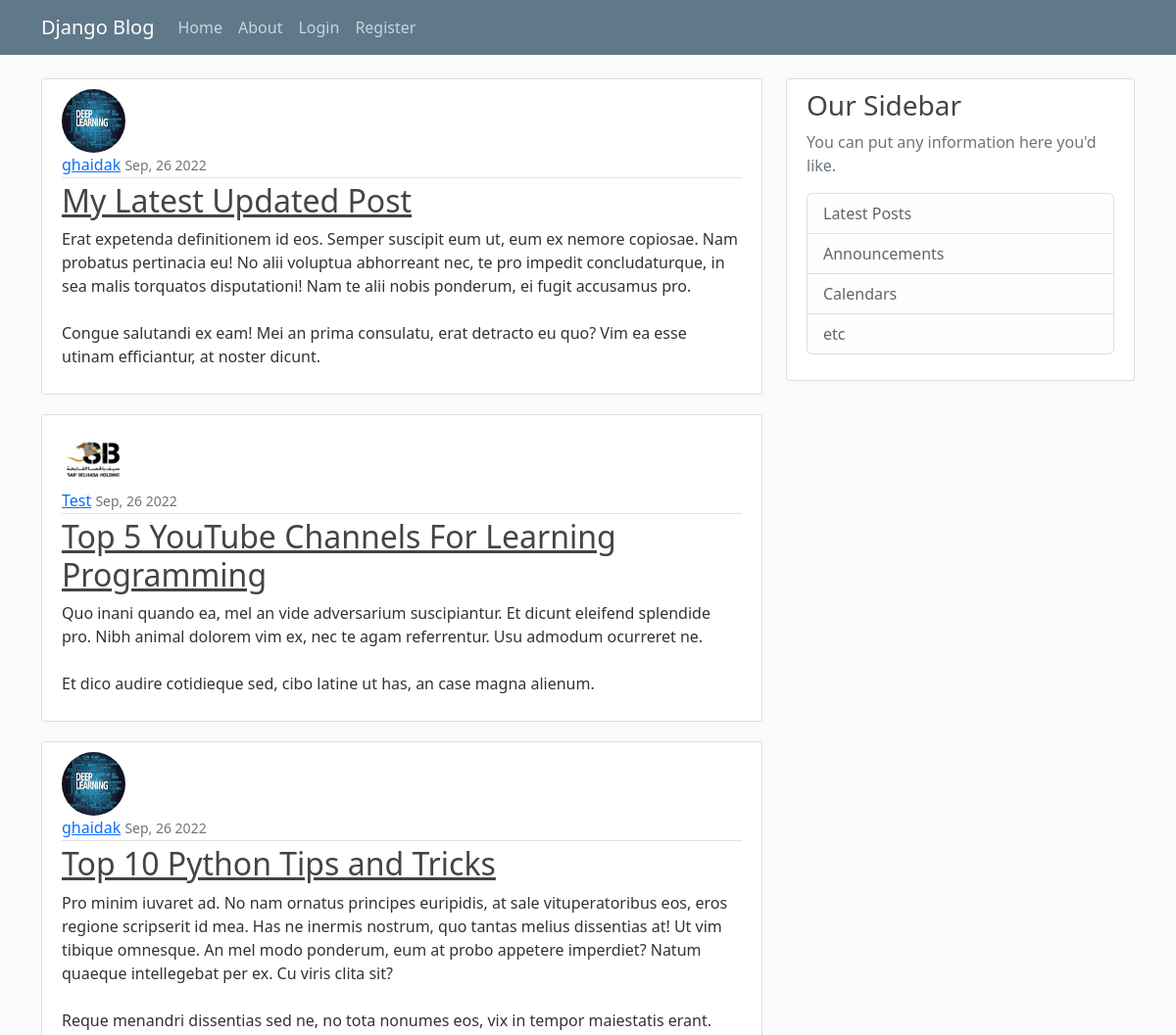
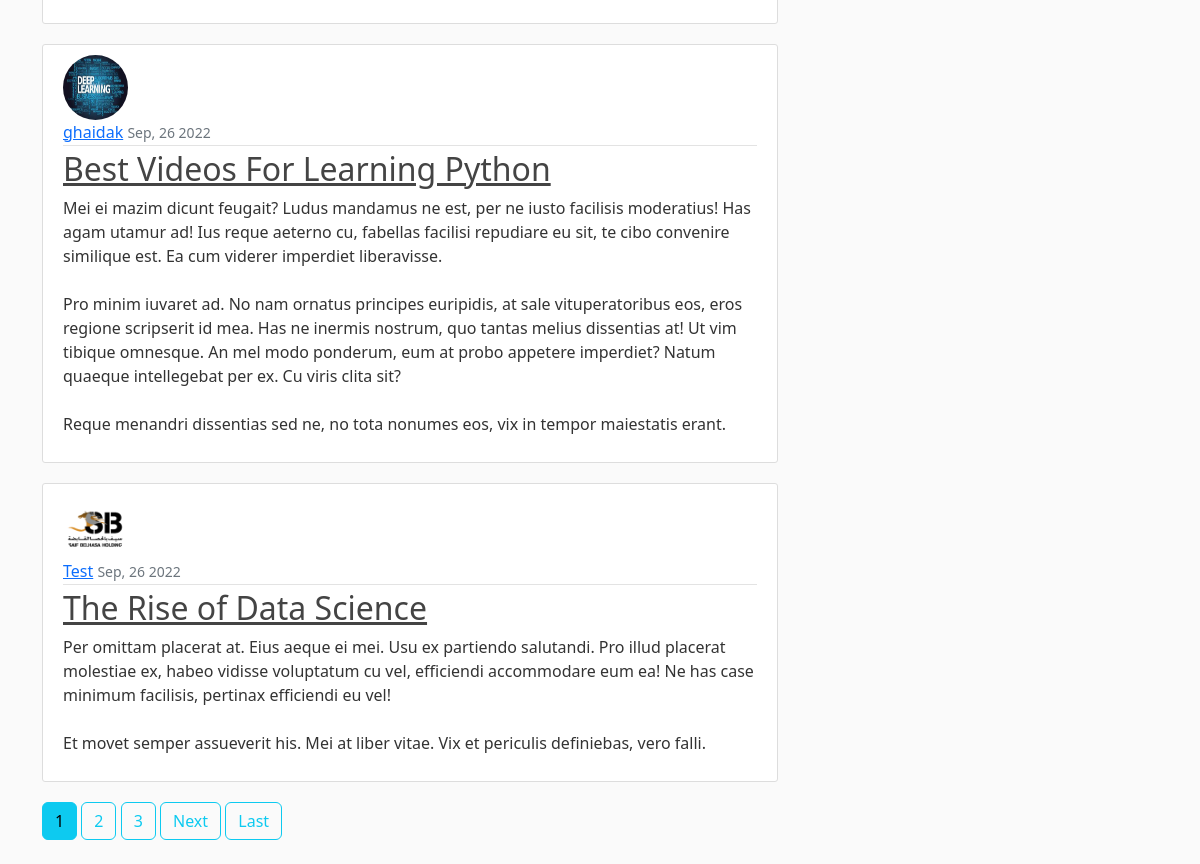
The page / on the database its author committed (2 pictures, top to bottom).
### blog_app/models.py (models this page shows, shortened)
class Post(models.Model):
    title = models.CharField(max_length=100)
    content = models.TextField()
    date_posted = models.DateTimeField(default=timezone.now)
    author = models.ForeignKey(settings.AUTH_USER_MODEL, on_delete=models.CASCADE)

### users/models.py (models this page shows, shortened)
class Profile(models.Model):
    user = models.OneToOneField(User, on_delete=models.CASCADE)
    img = models.ImageField(default="default.jpg", upload_to="profile_pics")

### blog_app/views.py (the view)
# urls.py: path("", PostListView.as_view(), name="blog-home"),
class PostListView(ListView):
    model = Post
    template_name = 'blog_app/home.html'
    context_object_name = 'posts'
    ordering = ['-date_posted']
    paginate_by = 5

### blog_app/templates/blog_app/home.html (shortened to what this page needs)
{% extends "blog_app/base.html" %}
{% block content %}
    {% for post in posts %}
        <article class="media content-section">
            <img class="rounded-circle article-img" src="{{post.author.profile.img.url}}">
            <div class="media-body">
                <div class="article-metadata">
                    <a class="mr-2" href="{% url 'user-posts' post.author.username %}">{{ post.author }}</a>
                    <small class="text-muted">{{ post.date_posted|date:"M, d Y" }}</small>
                </div>
                <h2><a class="article-title" href="{% url 'post-detail' post.id %}">{{ post.title }}</a></h2>
                <p class="article-content">{{ post.content }}</p>
            </div>
        </article>
    {% endfor %}
    {% if is_paginated %}
        {% for num in page_obj.paginator.page_range %}
            {% if page_obj.number == num %}
                <a class="btn btn-info mb-4" href="?page={{num}}">{{num}}</a>
            {% elif num > page_obj.number|add:'-3' and num < page_obj.number|add:'3' %}
                <a class="btn btn-outline-info mb-4" href="?page={{num}}">{{num}}</a>
            {% endif %}
        {% endfor %}
        {% if page_obj.has_next %}
            <a class="btn btn-outline-info mb-4" href="?page={{page_obj.next_page_number}}">Next</a>
            <a class="btn btn-outline-info mb-4" href="?page={{page_obj.paginator.num_pages}}">Last</a>
        {% endif %}
    {% endif %}
{% endblock%}

### blog_app/static/blog_app/main.css (style rules this page uses)
body { background: #fafafa; color: #333333; margin-top: 5rem; }
h1, h2, h3, h4, h5, h6 { color: #444444; }
.content-section { background: #ffffff; padding: 10px 20px; border: 1px solid #dddddd; border-radius: 3px; margin-bottom: 20px; }
.article-title { color: #444444; }
.article-content { white-space: pre-line; }
.article-img { height: 65px; width: 65px; margin-right: 16px; }
.article-metadata { padding-bottom: 1px; margin-bottom: 4px; border-bottom: 1px solid #e3e3e3 }

### rows shown on the page
Post: author.profile.img (picture), author "ghaidak", date_posted "Sep, 26 2022", title "My Latest Updated Post", content "Erat expetenda definitionem id eos. Semper suscipit eum ut, eum ex nemore copiosae. Nam probatus pertinacia eu! No alii voluptua abhorreant nec, te pro impedit concludaturque, in sea malis torquatos disputationi! Nam te alii nobis ponderum, ei fugit accusamus pro. Congue salutandi ex eam! Mei an prima consulatu, erat detracto eu quo? Vim ea esse utinam efficiantur, at noster dicunt."
Post: author.profile.img (placeholder picture), author "Test", date_posted "Sep, 26 2022", title "Top 5 YouTube Channels For Learning Programming", content "Quo inani quando ea, mel an vide adversarium suscipiantur. Et dicunt eleifend splendide pro. Nibh animal dolorem vim ex, nec te agam referrentur. Usu admodum ocurreret ne. Et dico audire cotidieque sed, cibo latine ut has, an case magna alienum."
Post: author.profile.img (picture), author "ghaidak", date_posted "Sep, 26 2022", title "Top 10 Python Tips and Tricks", content "Pro minim iuvaret ad. No nam ornatus principes euripidis, at sale vituperatoribus eos, eros regione scripserit id mea. Has ne inermis nostrum, quo tantas melius dissentias at! Ut vim tibique omnesque. An mel modo ponderum, eum at probo appetere imperdiet? Natum quaeque intellegebat per ex. Cu viris clita sit? Reque menandri dissentias sed ne, no tota nonumes eos, vix in tempor maiestatis erant."
Post: author.profile.img (picture), author "ghaidak", date_posted "Sep, 26 2022", title "Best Videos For Learning Python", content "Mei ei mazim dicunt feugait? Ludus mandamus ne est, per ne iusto facilisis moderatius! Has agam utamur ad! Ius reque aeterno cu, fabellas facilisi repudiare eu sit, te cibo convenire similique est. Ea cum viderer imperdiet liberavisse. Pro minim iuvaret ad. No nam ornatus principes euripidis, at sale vituperatoribus eos, eros regione scripserit id mea. Has ne inermis nostrum, quo tantas melius dissentias at! Ut vim tibique omnesque. An mel modo ponderum, eum at probo appetere imperdiet? Natum quaeque intellegebat per ex. Cu viris clita sit? Reque menandri dissentias sed ne, no tota nonumes eos, vix in tempor maiestatis erant."
Post: author.profile.img (placeholder picture), author "Test", date_posted "Sep, 26 2022", title "The Rise of Data Science", content "Per omittam placerat at. Eius aeque ei mei. Usu ex partiendo salutandi. Pro illud placerat molestiae ex, habeo vidisse voluptatum cu vel, efficiendi accommodare eum ea! Ne has case minimum facilisis, pertinax efficiendi eu vel! Et movet semper assueverit his. Mei at liber vitae. Vix et periculis definiebas, vero falli."

### other values the page prints
{{ num }} "1"
{{ num }} "2" "3"
